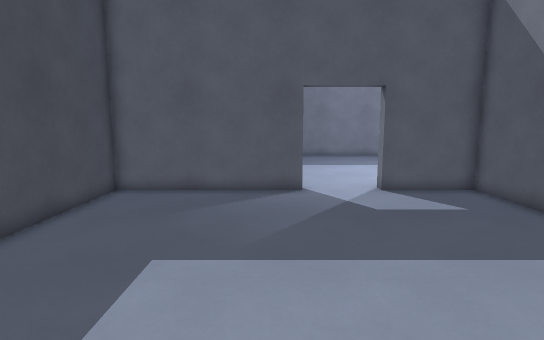
View 1 (above)

16 first-person views from a walk through a Godot game level. The camera is 1.4 m above the floor, tilts 8° down and sees 80° across. The floor is counted in squares, 0.5 m on a side. Each view is taken from the middle of a square. On the plan, view 1 faces up. The plan holds only what a view shows up to about 20 squares ahead; the rest is blank.

View 2
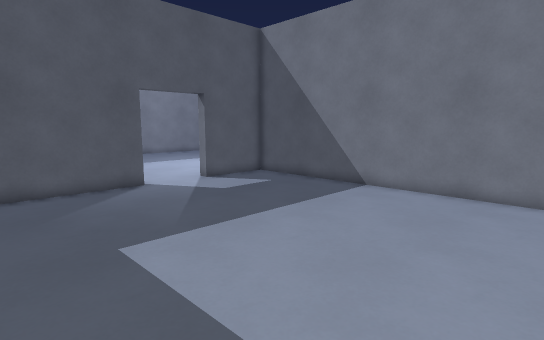

View 3
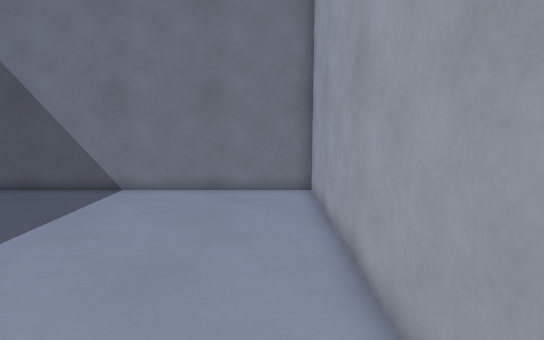

View 4
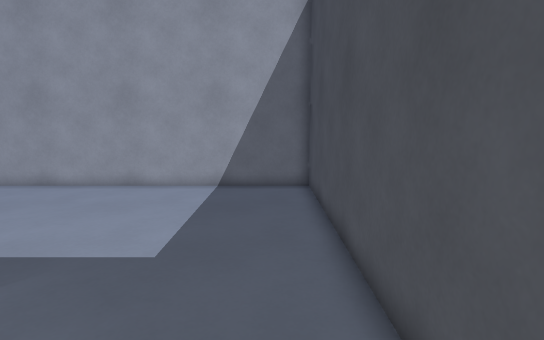

View 5
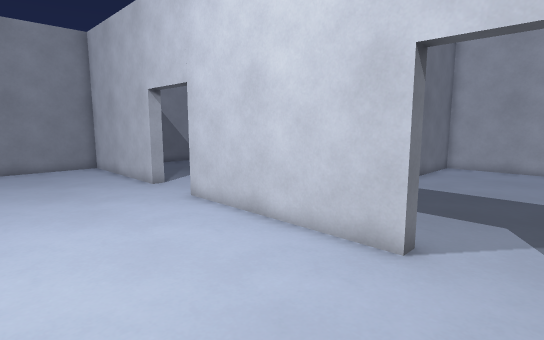

View 6
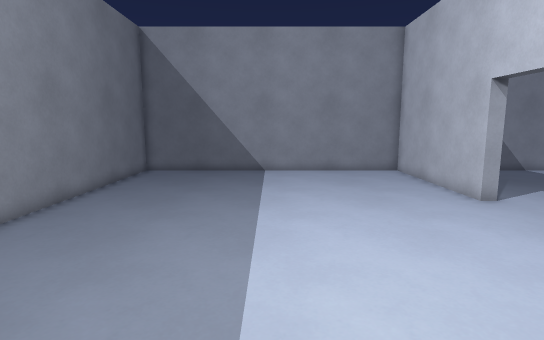

View 7
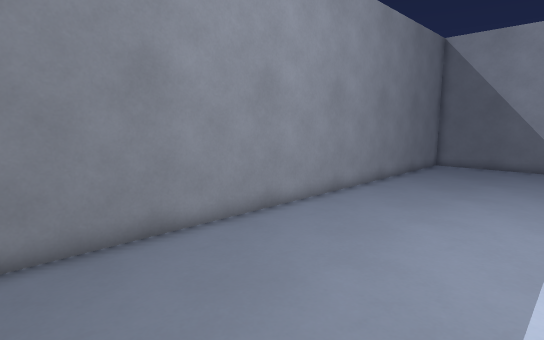

View 8
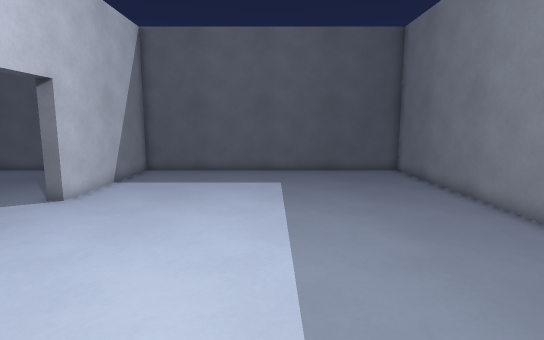

View 9
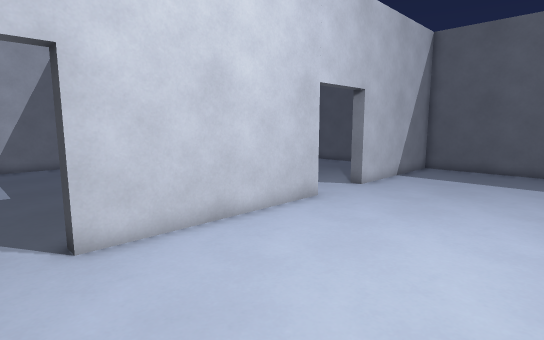

View 10
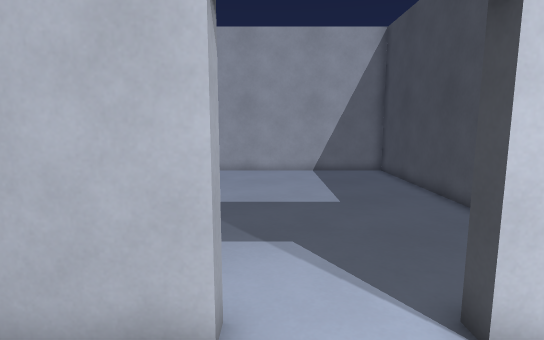

View 11
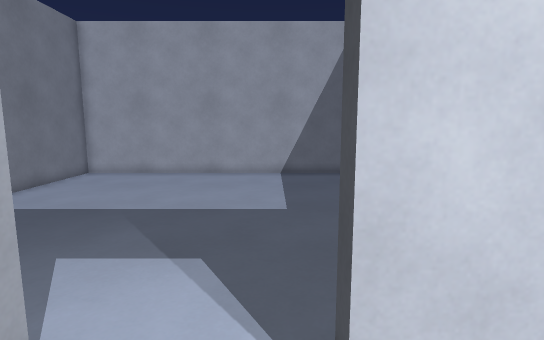

View 12
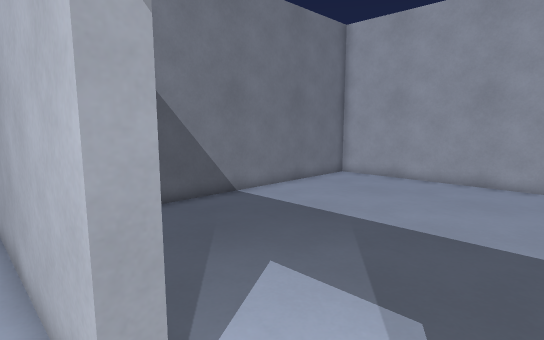

View 13
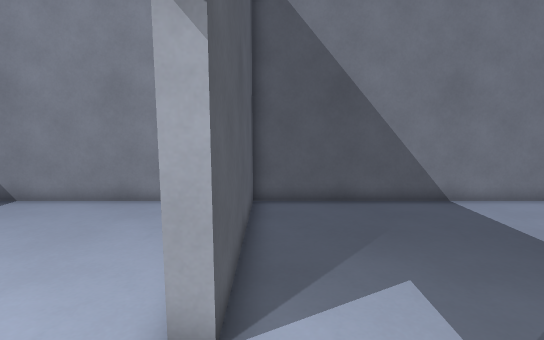

View 14
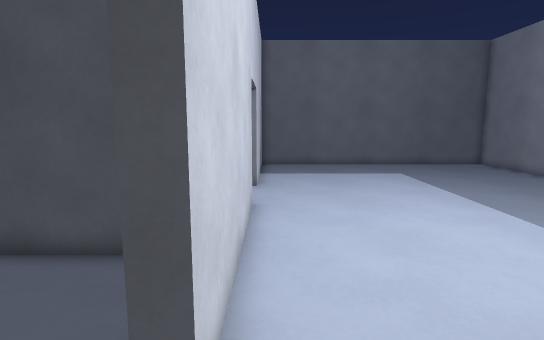

View 15
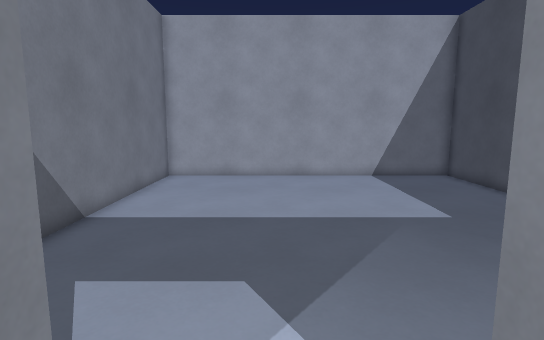

View 16
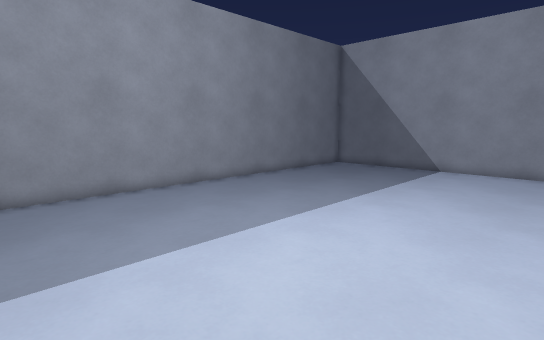

### Floor plan
Points are (right, up) in squares from view 1. A wall is a line through its corners. A room is listed if a view was taken in it or the views show most of it. See-through windows are left out.
Room 1 (views 1, 2, 3, 4)
walls: (1.3, 14.3) (1.3, 13.7) (-6.7, 13.7) (-6.7, -1.7) (8.7, -1.7) (8.7, 13.7) (4.7, 13.7) (4.7, 14.3)
ways out: opening at (3, 14) to room 2
Room 2 (views 5, 6, 7, 8, 9, 10, 11, 12, 14, 15, 16)
walls: (4.7, 14.3) (13.3, 14.3); (16.7, 14.3) (24.7, 14.3) (24.7, 29.7) (-6.7, 29.7) (-6.7, 14.3) (1.3, 14.3)
ways out: opening at (3, 14) to room 1; opening at (15, 14) to room 3
Room 3 (view 13)
walls: (9.3, 7.4) (9.3, -1.7) (24.7, -1.7) (24.7, 13.7) (16.7, 13.7) (16.7, 14.3); (13.3, 14.3) (13.3, 13.6); (9.3, 11.9) (9.3, 9.1)
ways out: opening at (15, 14) to room 2

Positions as (right, up) in squares from view 1, and headings:
1: (0, 0), facing up
2: (-5, -1), facing up-right
3: (-5, 0), facing right
4: (-5, 13), facing down
5: (2, 21), facing down-right
6: (5, 22), facing right
7: (1, 22), facing up-right
8: (13, 22), facing left
9: (15, 22), facing down-left
10: (16, 18), facing down
11: (14, 17), facing down
12: (14, 15), facing down-right
13: (13, 13), facing right
14: (16, 15), facing left
15: (3, 16), facing down
16: (4, 16), facing up-right
